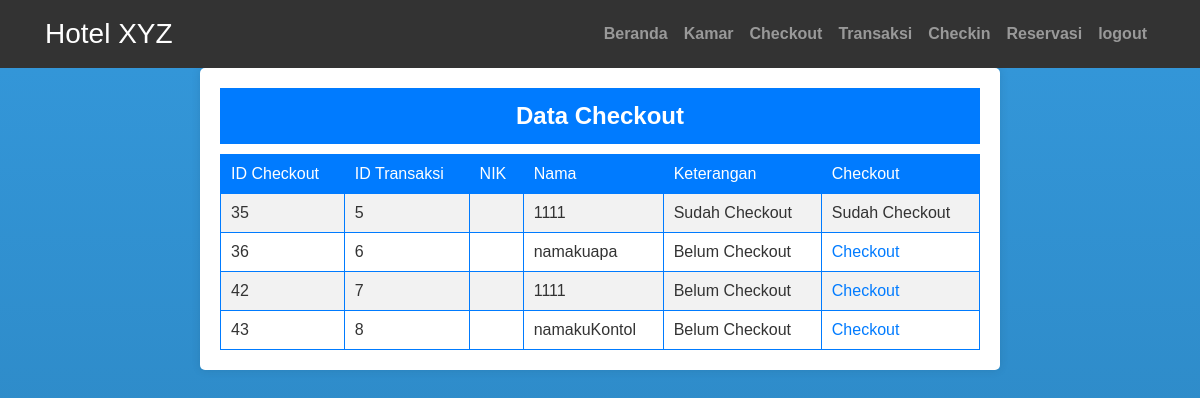
The app's page /view/table_checkout.php (signed in) with its own data.
### tables this page shows
CREATE TABLE `checkout` (
  `id_C` int(100) NOT NULL,
  `id_transaksi` int(100) NOT NULL
);

CREATE TABLE `user` (
  `id` int(100) NOT NULL,
  `username` varchar(999) NOT NULL,
  `password` varchar(100) NOT NULL,
  `id_T` int(10) NOT NULL,
  `email` varchar(100) NOT NULL
);

### view/table_checkout.php (the view, shortened to what this page needs)
<html lang="en">
<head>
    <link rel="stylesheet" href="https://maxcdn.bootstrapcdn.com/bootstrap/4.5.2/css/bootstrap.min.css" />
    <link rel="stylesheet" href="../css/home.css" />
</head>
<body>
    <header class="bg-dark text-white">
        <nav class="navbar navbar-expand-lg navbar-dark">
            <div class="container">
                <a class="navbar-brand" href="#">Hotel XYZ</a>
                <div class="collapse navbar-collapse" id="navbarNav">
                    <ul class="navbar-nav ml-auto">
                        <li class="nav-item">
                            <a class="nav-link" href="../action/home.php">Beranda</a>
                        </li>
                        <li class="nav-item">
                            <a class="nav-link" href="./kamar.php">Kamar</a>
                        </li>
                        <li class="nav-item">
                            <a class="nav-link" href="./table_checkout.php">Checkout</a>
                        </li>
                        <li class="nav-item">
                            <a class="nav-link" href="./table_transaksi.php">Transaksi</a>
                        </li>
                        <li class="nav-item">
                            <a class="nav-link" href="./table_reserfasi.php">Checkin</a>
                        </li>
                        <li class="nav-item">
                            <a class="nav-link" href="./reservasi.php">Reservasi</a>
                        </li>
                        <li class="nav-item">
                            <a class="nav-link" href="../action/logout.php">logout</a>
                        </li>
                    </ul>
                </div>
            </div>
        </nav>
    </header>
    <div class="full">
        <div class="containerT content w-full">
            <div class="table-title">Data Checkout</div>
            <table class="data-table" border="1" cellpadding="5">
                <tr class="header-row">
                    <td>ID Checkout</td>
                    <td>ID Transaksi</td>
                    <td>NIK</td>
                    <td>Nama</td>
                    <td>Keterangan</td>
                    <td>Checkout</td>
                </tr>
                <?php
            include "../action/koneksi.php";
            $data = mysqli_query($koneksi, "SELECT checkout.*, user.* FROM checkout left join transaksi ON transaksi.id_transaksi = checkout.id_transaksi LEFT JOIN reserfasi ON reserfasi.id_RS=transaksi.id_RS LEFT JOIN user ON user.id=reserfasi.id");
            while ($data1 = mysqli_fetch_array($data)) {
                $id_c = $data1["id_C"];
                $check_query = mysqli_query($koneksi, "SELECT * FROM history WHERE id_C = $id_c");
                $keterangan = mysqli_num_rows($check_query) > 0 ? 'Sudah Checkout' : 'Belum Checkout'; ?>
                <tr>
                    <td>
                        <?php echo $data1["id_C"] ?>
                    </td>
                    <td>
                        <?php echo $data1["id_transaksi"] ?>
                    </td>
                    <td>
                    </td>
                    <td>
                        <?php echo $data1["username"] ?>
                    </td>
                    <td>
                        <?php echo $keterangan ?>
                    </td>
                    <td>
                        <?php if ($keterangan !== 'Sudah Checkout') { ?>
                        <a
                            href="../action/checkoutA_aksi.php?idc=<?php echo $data1['id_C']; ?>& idrs=<?php echo $data1['id_transaksi'] ?>">Checkout</a>
                        <?php } else { ?>
                        Sudah Checkout
                        <?php } ?>
                    </td>
                </tr>
                <?php
            }
            ?>
            </table>
        </div>
    </div>
</body>
</html>

### css/home.css (style rules this page uses)
* { margin-top: 0; padding-top: 0; }
.navbar { background-color: #333; }
.navbar-brand { font-size: 28px; }
.nav-link { color: #fff; font-weight: bold; }

### view/table_checkout.php (style rules this page uses)
body, h1, h2, h3, p, div { margin: 0; padding: 0; }
body { font-family: Arial, sans-serif; background: linear-gradient(to bottom, #3498db, #2980b9); margin: 0; padding: 0; width: 100%; height: 100vh; }
.full { min-height: 92%; }
.containerT { background-color: #fff; padding: 20px; border-radius: 5px; box-shadow: 0 0 10px rgba(0, 0, 0, 0.1); margin: 20px; text-align: center; margin: 0 auto; max-width: 800px; }
.table-title { font-size: 24px; font-weight: bold; margin-bottom: 10px; background-color: #007bff; color: #fff; padding: 10px; }
.data-table { width: 100%; border-collapse: collapse; background-color: #fff; border: 1px solid #007bff; color: #333; }
.data-table th, .data-table td { padding: 10px; text-align: left; }
.header-row { background-color: #007bff; color: #fff; }
.data-table tr:nth-child(even) { background-color: #f2f2f2; }

### records on screen
checkout: id_C "35", id_transaksi "5", user.username "1111", keterangan "Sudah Checkout"
checkout: id_C "36", id_transaksi "6", user.username "namakuapa", keterangan "Belum Checkout"
checkout: id_C "42", id_transaksi "7", user.username "1111", keterangan "Belum Checkout"
checkout: id_C "43", id_transaksi "8", user.username "namakuKontol", keterangan "Belum Checkout"
